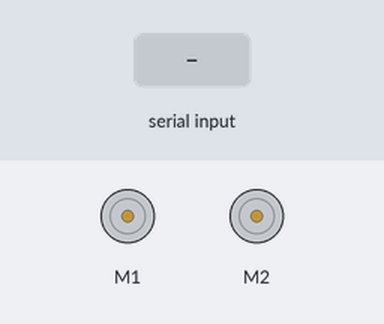
The sketch below on a simulated ESP32. Parts: 2 × DC motor (green arrow = forward, orange = backward, longer = faster). The test bench sets the inputs (shaded band). Nothing arrives over Bluetooth unless stated; what the sketch prints to the serial monitor is not drawn.

Above: at 1.2 s.
1.3 s: "S" received over the second serial link
2.8 s: "F" received over the second serial link
At 3.9 s:
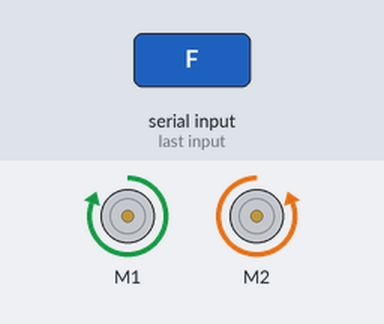
4.3 s: "B" received over the second serial link
At 5.0 s:
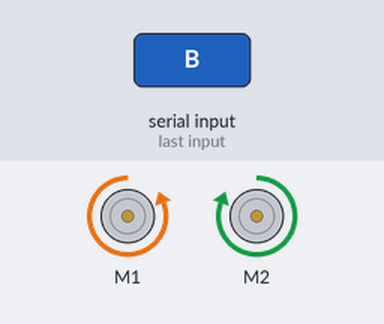
5.8 s: "R" received over the second serial link
At 6.2 s:
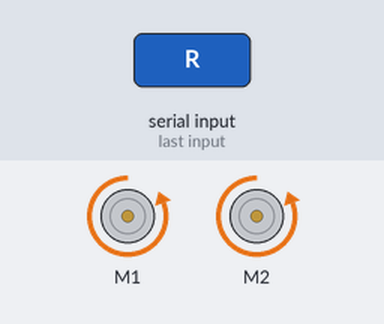
7.3 s: "L" received over the second serial link
At 8.5 s:
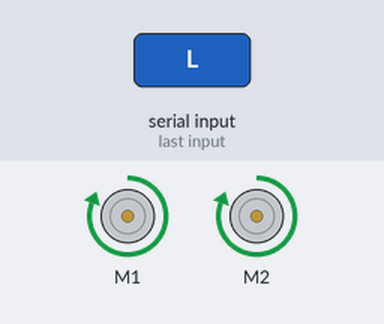
Timing chart, 0 to 9.8 s (numbered marks = the images above; inputs shaded):
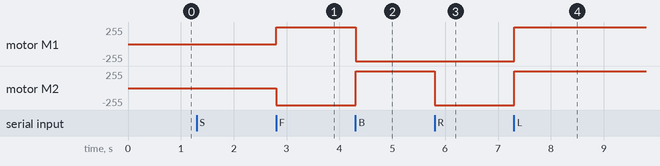

Measured:
- after the input at 2.8 s, motor M1: stopped → forward 255/255 at once; motor M2: stopped → backward 255/255 at once
- after the input at 4.3 s, motor M1: forward 255/255 → backward 255/255 at once; motor M2: backward 255/255 → forward 255/255 at once
- after the input at 5.8 s, motor M2: forward 255/255 → backward 255/255 at once
- after the input at 7.3 s, motor M1, motor M2: backward 255/255 → forward 255/255 at once

The sketch:

Bluetooth_Serial_Sabretooth.ino
```cpp
#include <SoftwareSerial.h>
#include <SabertoothSimplified.h>
#include <BluetoothSerial.h>
BluetoothSerial UMRTSBT;
char incoming;//vallue will be stored as integer in this variable

SoftwareSerial UMRTSerial(12,14);//RX for pin 12,TX for pin 14.RX is S2 and tx is S1
SabertoothSimplified ST(UMRTSerial);

void setup()
{
  Serial.begin(9600);
  UMRTSerial.begin(9600);

  UMRTSBT.begin("UMRTSBT");

}
void Forward(){
    ST.motor(1, 127);
    ST.motor(2 ,-127);
    Serial.print("F ");
    //Serial.println("both motor will turn forward");
}
void Backward(){
  ST.motor(1,-127);
    ST.motor(2,127);
    Serial.print("B ");
    //Serial.println("both motor will turn reverse");
}
void TurnRight(){
 ST.motor(2,-127);
  ST.motor(1,-127);
  Serial.print("R");
  //Serial.println("bot will turn right");


}
void TurnLeft(){
  ST.motor(2,127);
  ST.motor(1,127);
  Serial.print("L");
  //Serial.println("bot will turn left");
}

void Stop(){
  ST.motor(1,0);
  ST.motor(2,0);
  Serial.print("stop");
 // Serial.println("bot will stand still");

}

void loop() {
if (UMRTSBT.available())
{
  incoming = UMRTSBT.read();
  Serial.print("recived");
  Serial.println("incoming");

  if(incoming== 'S')
  {
    Stop();
  }
if(incoming=='F')
{Forward();

}
if(incoming=='B')
{Backward();

}
if(incoming=='R')
{TurnRight();
}
if(incoming=='L')
{TurnLeft();
}

}
}
```
